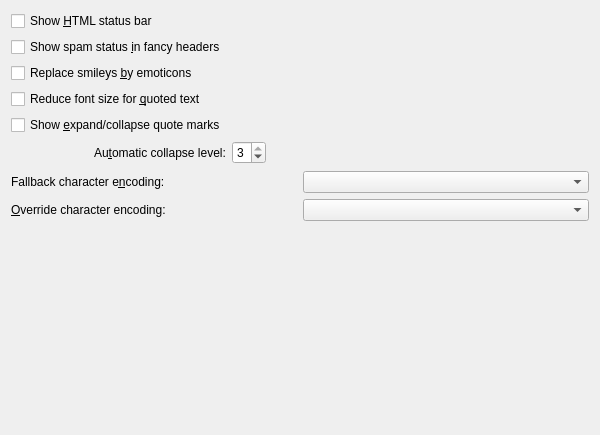
<?xml version="1.0" encoding="UTF-8"?>
<ui version="4.0">
 <author>/*  Copyright (C) 2009 Klarälvdalens Datakonsult AB, a KDAB Group company, info@kdab.net
  Copyright (c) 2009 Andras Mantia &lt;andras@kdab.net&gt;

  This program is free software; you can redistribute it and/or modify
  it under the terms of the GNU General Public License as published by
  the Free Software Foundation; either version 2 of the License, or
  (at your option) any later version.

  This program is distributed in the hope that it will be useful,
  but WITHOUT ANY WARRANTY; without even the implied warranty of
  MERCHANTABILITY or FITNESS FOR A PARTICULAR PURPOSE. See the
  GNU General Public License for more details.

  You should have received a copy of the GNU General Public License along
  with this program; if not, write to the Free Software Foundation, Inc.,
  51 Franklin Street, Fifth Floor, Boston, MA 02110-1301, USA.
*/</author>
 <class>Settings</class>
 <widget class="QWidget" name="Settings">
  <property name="geometry">
   <rect>
    <x>0</x>
    <y>0</y>
    <width>600</width>
    <height>435</height>
   </rect>
  </property>
  <property name="windowTitle">
   <string>Viewer settings</string>
  </property>
  <layout class="QGridLayout" name="gridLayout_2">
   <item row="0" column="0" colspan="2">
    <widget class="QCheckBox" name="kcfg_showColorBar">
     <property name="text">
      <string>Show &amp;HTML status bar</string>
     </property>
    </widget>
   </item>
   <item row="1" column="0" colspan="2">
    <widget class="QCheckBox" name="kcfg_showSpamStatus">
     <property name="text">
      <string>Show spam status &amp;in fancy headers</string>
     </property>
    </widget>
   </item>
   <item row="2" column="0" colspan="2">
    <widget class="QCheckBox" name="kcfg_ShowEmoticons">
     <property name="text">
      <string>Replace smileys &amp;by emoticons</string>
     </property>
    </widget>
   </item>
   <item row="3" column="0" colspan="2">
    <widget class="QCheckBox" name="kcfg_ShrinkQuotes">
     <property name="text">
      <string>Reduce font size for &amp;quoted text</string>
     </property>
    </widget>
   </item>
   <item row="4" column="0" colspan="2">
    <widget class="QCheckBox" name="kcfg_ShowExpandQuotesMark">
     <property name="text">
      <string>Show &amp;expand/collapse quote marks</string>
     </property>
    </widget>
   </item>
   <item row="5" column="0">
    <spacer name="horizontalSpacer">
     <property name="orientation">
      <enum>Qt::Horizontal</enum>
     </property>
     <property name="sizeType">
      <enum>QSizePolicy::Fixed</enum>
     </property>
     <property name="sizeHint" stdset="0">
      <size>
       <width>40</width>
       <height>24</height>
      </size>
     </property>
    </spacer>
   </item>
   <item row="5" column="1">
    <widget class="QLabel" name="label">
     <property name="text">
      <string>Au&amp;tomatic collapse level:</string>
     </property>
     <property name="buddy">
      <cstring>kcfg_CollapseQuoteLevelSpin</cstring>
     </property>
    </widget>
   </item>
   <item row="5" column="2">
    <widget class="KIntSpinBox" name="kcfg_CollapseQuoteLevelSpin">
     <property name="minimum">
      <number>1</number>
     </property>
     <property name="maximum">
      <number>3</number>
     </property>
     <property name="value">
      <number>3</number>
     </property>
    </widget>
   </item>
   <item row="5" column="3">
    <spacer name="horizontalSpacer_2">
     <property name="orientation">
      <enum>Qt::Horizontal</enum>
     </property>
     <property name="sizeHint" stdset="0">
      <size>
       <width>273</width>
       <height>24</height>
      </size>
     </property>
    </spacer>
   </item>
   <item row="6" column="0" colspan="4">
    <layout class="QGridLayout" name="gridLayout">
     <item row="0" column="0">
      <widget class="QLabel" name="label_2">
       <property name="sizePolicy">
        <sizepolicy hsizetype="Preferred" vsizetype="Maximum">
         <horstretch>0</horstretch>
         <verstretch>0</verstretch>
        </sizepolicy>
       </property>
       <property name="text">
        <string>Fallback character e&amp;ncoding:</string>
       </property>
       <property name="buddy">
        <cstring>kcfg_FallbackCharacterEncoding</cstring>
       </property>
      </widget>
     </item>
     <item row="0" column="1">
      <widget class="KComboBox" name="kcfg_FallbackCharacterEncoding">
       <property name="sizePolicy">
        <sizepolicy hsizetype="Preferred" vsizetype="Maximum">
         <horstretch>0</horstretch>
         <verstretch>0</verstretch>
        </sizepolicy>
       </property>
      </widget>
     </item>
     <item row="1" column="0">
      <widget class="QLabel" name="label_3">
       <property name="sizePolicy">
        <sizepolicy hsizetype="Preferred" vsizetype="Maximum">
         <horstretch>0</horstretch>
         <verstretch>0</verstretch>
        </sizepolicy>
       </property>
       <property name="text">
        <string>&amp;Override character encoding:</string>
       </property>
       <property name="buddy">
        <cstring>kcfg_OverrideCharacterEncoding</cstring>
       </property>
      </widget>
     </item>
     <item row="1" column="1">
      <widget class="KComboBox" name="kcfg_OverrideCharacterEncoding">
       <property name="sizePolicy">
        <sizepolicy hsizetype="Preferred" vsizetype="Maximum">
         <horstretch>0</horstretch>
         <verstretch>0</verstretch>
        </sizepolicy>
       </property>
      </widget>
     </item>
    </layout>
   </item>
   <item row="7" column="0">
    <spacer name="verticalSpacer">
     <property name="orientation">
      <enum>Qt::Vertical</enum>
     </property>
     <property name="sizeHint" stdset="0">
      <size>
       <width>20</width>
       <height>40</height>
      </size>
     </property>
    </spacer>
   </item>
  </layout>
 </widget>
 <customwidgets>
  <customwidget>
   <class>KIntSpinBox</class>
   <extends>QSpinBox</extends>
   <header>knuminput.h</header>
  </customwidget>
  <customwidget>
   <class>KComboBox</class>
   <extends>QComboBox</extends>
   <header>kcombobox.h</header>
  </customwidget>
 </customwidgets>
 <resources/>
 <connections/>
</ui>
